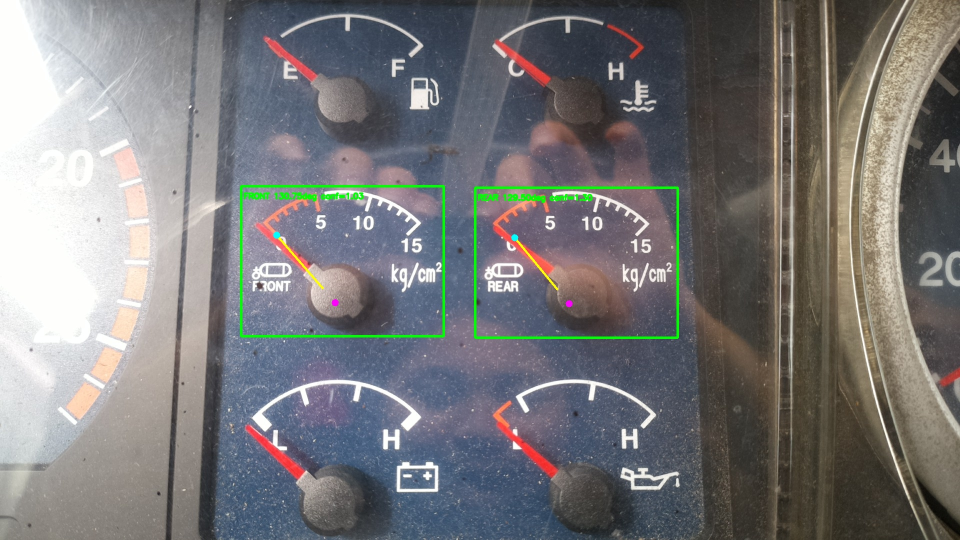
#> input picture sources/camera/18_pressure_radial_detector/centrabus_calibration1_radial_pressure.jpg, 1920 x 1080 px (shown at 1/2 size)
$ python -i test_pressure_radial_detector_all30.py   (imports and definitions only)
#> lines starting #> are read from the running program, lines starting #| are printed output that depends on the picture; after the words box and inside, x2 and y2 are one past the last pixel; in counts of white or black regions, pixels touching at a corner belong together
#> further down, picture is the input picture: shape (1080, 1920, 3); mean B, G, R 120.9, 119.9, 120.5
#!/usr/bin/env python3

from pathlib import Path
import ast
import csv
import math

import cv2
import numpy as np


# ============================================================
# PATHS
# ============================================================

ROOT = Path(
    "/home/centrabus/camera_calibration"
)

OUTPUT_ROOT = (
    ROOT
    /
    "18_pressure_radial_detector"
)

# [4 lines not run here, left out]

OUTPUT_CSV = (
    ROOT
    /
    "pressure_radial_detector_results.csv"
)


# ============================================================
# REFERENCE
# ============================================================

REFERENCE_DIR = (
    ROOT
    /
    "centrabus_calibration0"
)

REFERENCE_SCRIPT = (
    REFERENCE_DIR
    /
    "scripts"
    /
    "gauge_crop_test.py"
)


# ============================================================
# FRONT / REAR REFERENCE ROIS
#
# x, y, width, height
# ============================================================

REFERENCE_ROIS = {

    "front": (
        450,
        375,
        405,
        300
    ),

    "rear": (
        875,
        375,
        405,
        300
    ),
}


# ============================================================
# REFERENCE PIVOT INSIDE CALIBRATION0 CROP
# ============================================================

REFERENCE_PIVOTS = {

    "front": (
        190,
        225
    ),

    "rear": (
        190,
        225
    ),
}


# ============================================================
# ORB SETTINGS
# ============================================================

ORB_FEATURES = 3000
RATIO_TEST = 0.75
MIN_GOOD_MATCHES = 12
RANSAC_THRESHOLD = 4.0

MASK_X_MIN = 0.15
MASK_X_MAX = 0.82


# ============================================================
# PRESSURE NEEDLE SEARCH SETTINGS
# ============================================================

ANGLE_MIN = 35.0
ANGLE_MAX = 155.0

ANGLE_STEP = 0.25

REFERENCE_RADIUS_MIN = 32
REFERENCE_RADIUS_MAX = 170

REFERENCE_INNER_RADIUS = 105

SEARCH_DILATION = 5


# ============================================================
# READ input_image
# ============================================================

def get_input_image_path(script_path):

    source = script_path.read_text(
        encoding="utf-8"
    )

    tree = ast.parse(
        source,
        filename=str(script_path)
    )

    for node in tree.body:

        if not isinstance(
            node,
            ast.Assign
        ):
            continue

        for target in node.targets:

            if (
                isinstance(
                    target,
                    ast.Name
                )
                and
                target.id == "input_image"
            ):

                return Path(
                    ast.literal_eval(
                        node.value
                    )
                )

    raise RuntimeError(
        f"input_image not found in "
        f"{script_path}"
    )


# ============================================================
# ORB IMAGE PREPARATION
# ============================================================

# [49 lines left out: functions prepare_gray, create_feature_mask, not called in this run]


# ============================================================
# RED MASK
# ============================================================

def make_red_mask(image):

    hsv = cv2.cvtColor(
        image,
        cv2.COLOR_BGR2HSV
    )
#> hsv: shape (1080, 1920, 3); mean H, S, V 72.7, 45.2, 132.2


    # First red range

    lower1 = np.array(
        [
            0,
            100,
            100
        ],
        dtype=np.uint8
    )

    upper1 = np.array(
        [
            7,
            255,
            255
        ],
        dtype=np.uint8
    )


    # Second red range

    lower2 = np.array(
        [
            173,
            100,
            100
        ],
        dtype=np.uint8
    )

    upper2 = np.array(
        [
            179,
            255,
            255
        ],
        dtype=np.uint8
    )


    mask1 = cv2.inRange(
        hsv,
        lower1,
        upper1
    )
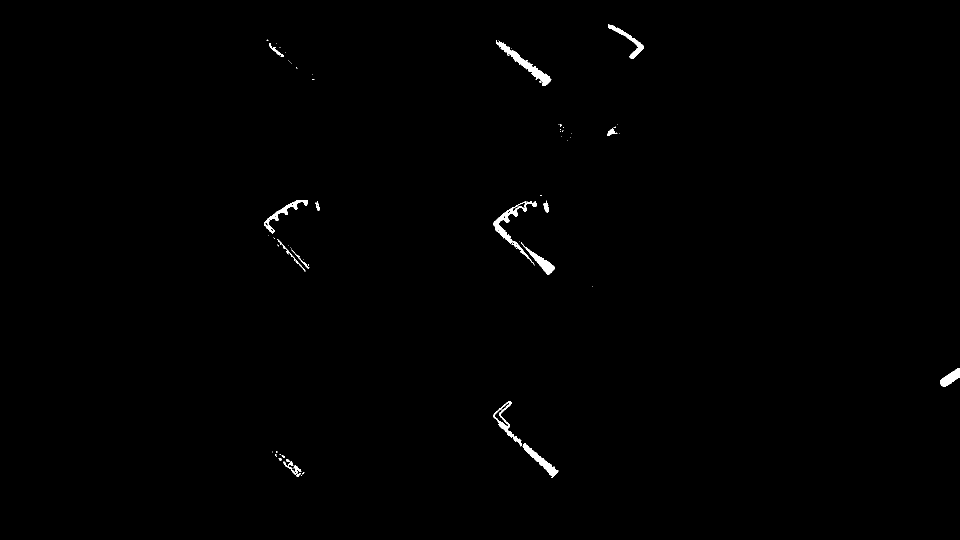
#> mask1: shape (1080, 1920) (shown at 1/2 size); 0.48% white; 67 white regions (50 under 20 px), largest, box (x1, y1, x2, y2) and area: (992, 80, 1103, 172) 1717, (987, 403, 1074, 529) 1588, (1045, 886, 1117, 956) 1089

    mask2 = cv2.inRange(
        hsv,
        lower2,
        upper2
    )
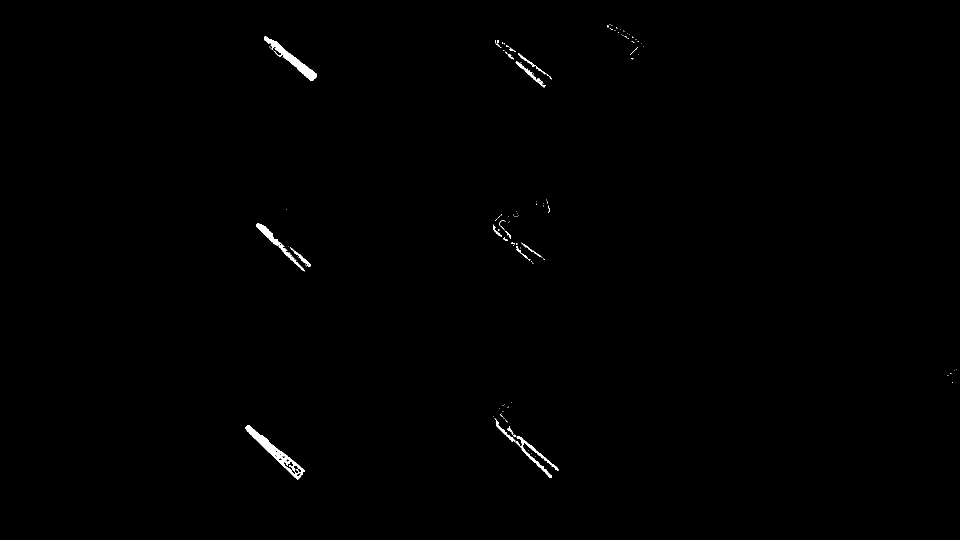
#> mask2: shape (1080, 1920) (shown at 1/2 size); 0.39% white; 107 white regions (87 under 20 px), largest, box (x1, y1, x2, y2) and area: (491, 850, 610, 959) 2212, (528, 73, 634, 162) 1764, (989, 837, 1117, 956) 1238

    mask = cv2.bitwise_or(
        mask1,
        mask2
    )
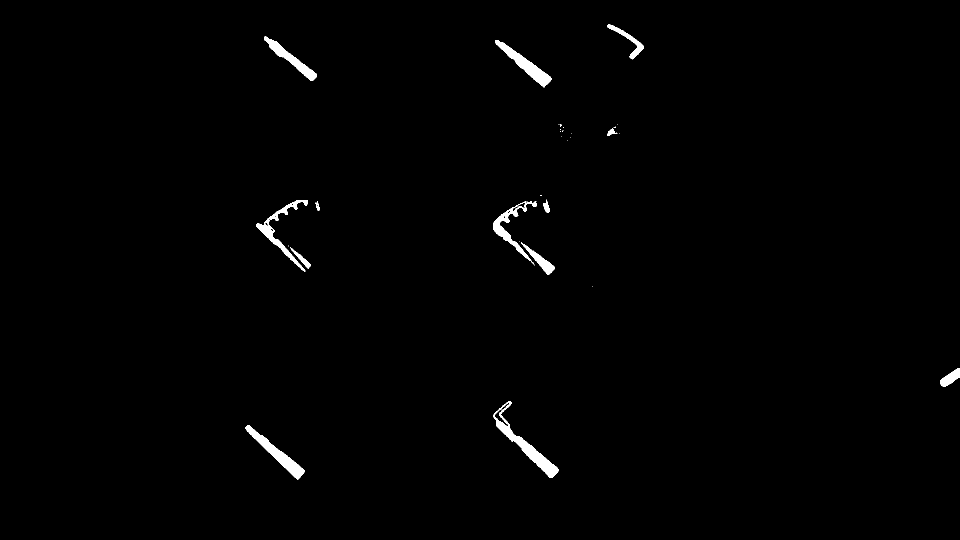
#> mask: shape (1080, 1920) (shown at 1/2 size); 0.87% white; 33 white regions (20 under 20 px), largest, box (x1, y1, x2, y2) and area: (986, 803, 1117, 956) 3281, (491, 850, 610, 959) 2630, (990, 80, 1103, 175) 2504


    # Remove tiny noise.

    kernel3 = np.ones(
        (
            3,
            3
        ),
        np.uint8
    )

    mask = cv2.morphologyEx(
        mask,
        cv2.MORPH_OPEN,
        kernel3
    )
#> mask: shape (1080, 1920); 0.85% white; 24 white regions (4 under 20 px), largest, box (x1, y1, x2, y2) and area: (987, 829, 1117, 956) 2956, (491, 850, 610, 959) 2630, (991, 80, 1103, 174) 2500

    mask = cv2.morphologyEx(
        mask,
        cv2.MORPH_CLOSE,
        kernel3,
        iterations=2
    )
#> mask: shape (1080, 1920); 0.87% white; 16 white regions (2 under 20 px), largest, box (x1, y1, x2, y2) and area: (987, 803, 1117, 956) 3327, (491, 850, 610, 959) 2630, (513, 401, 621, 541) 2552

    return mask


# ============================================================
# LONGEST CONSECUTIVE TRUE RUN
# ============================================================

# [571 lines left out: functions longest_true_run, detect_radial_needle, not called in this run]


# ============================================================
# LOAD REFERENCE DASHBOARD
# ============================================================

# [5 lines that did not run here, left out]

# [12 lines not run here, left out]


orb = cv2.ORB_create(
    nfeatures=ORB_FEATURES
)


# [3 lines that did not run here, left out]

# [3 lines that did not run here, left out]


# [7 lines that did not run here, left out]


# [5 lines not run here, left out]


matcher = cv2.BFMatcher(
    cv2.NORM_HAMMING,
    crossCheck=False
)


# ============================================================
# DATASET
# ============================================================

calibration_dirs = sorted(
    [
        path
        for path in ROOT.glob(
            "centrabus_calibration*"
        )
        if (
            path.is_dir()
            and
            (
                path
                /
                "scripts"
                /
                "gauge_crop_test.py"
            ).exists()
        )
    ],
    key=lambda path: path.name
)


rows = []


# [674 lines not run here, left out]


# ============================================================
# CSV
# ============================================================

fieldnames = [

    "calibration",
    "gauge",

    "current_scale",

    "pivot_x",
    "pivot_y",

    "angle",

    "best_score",
    "second_score",
    "confidence_ratio",

    "success",
    "error",
]


# [26 lines not run here, left out]


# ============================================================
# SUMMARY
# ============================================================

successful = sum(
    1
    for row in rows
    if row.get(
        "success"
    )
)

failed = (
    len(rows)
    -
    successful
)


# [45 lines not run here, left out]

>>> import cv2
>>> picture = cv2.imread('../18_pressure_radial_detector/centrabus_calibration1_radial_pressure.jpg')
>>> result = make_red_mask(picture)

$ run again, on sources/camera/18_pressure_radial_detector/centrabus_calibration7_radial_pressure.jpg
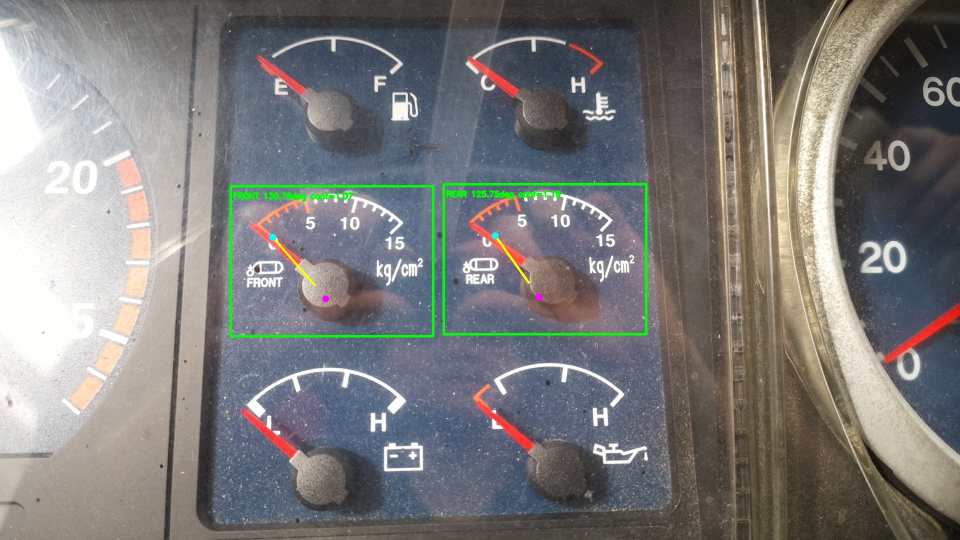
#> input picture sources/camera/18_pressure_radial_detector/centrabus_calibration7_radial_pressure.jpg, 1920 x 1080 px (shown at 1/2 size)
#> picture is the input picture: shape (1080, 1920, 3); mean B, G, R 121.8, 123, 124.2
#> hsv: shape (1080, 1920, 3); mean H, S, V 62.7, 46.5, 135.5
#> in make_red_mask, `mask1 = cv2.inRange( hsv, lower1, upper1 )`:
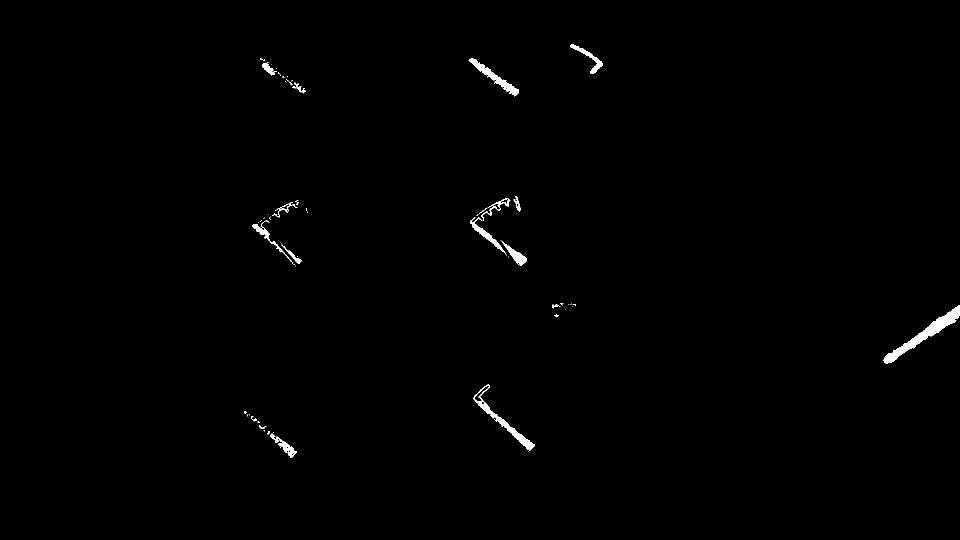
#> mask1: shape (1080, 1920) (shown at 1/2 size); 0.57% white; 72 white regions (51 under 20 px), largest, box (x1, y1, x2, y2) and area: (1767, 611, 1920, 728) 3211, (947, 769, 1069, 903) 1771, (937, 116, 1038, 193) 1430
#> mask2: shape (1080, 1920); 0.29% white; 99 white regions (75 under 20 px), largest, box (x1, y1, x2, y2) and area: (483, 818, 595, 916) 1498, (515, 112, 613, 189) 1200, (993, 827, 1069, 888) 369
#> in make_red_mask, `mask = cv2.morphologyEx( mask, cv2.MORPH_OPEN, kernel3 )`:
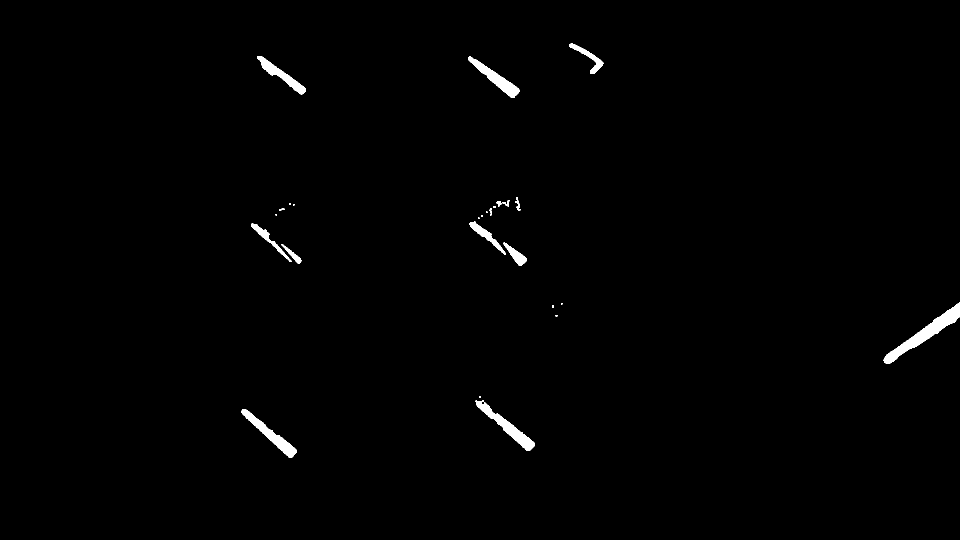
#> mask: shape (1080, 1920) (shown at 1/2 size); 0.82% white; 28 white regions (12 under 20 px), largest, box (x1, y1, x2, y2) and area: (1767, 605, 1920, 728) 3887, (951, 800, 1069, 902) 2509, (483, 818, 594, 916) 2305
